Frame 1 (no input): blank canvas, image omitted
Frame 60 (no input): blank canvas, image omitted
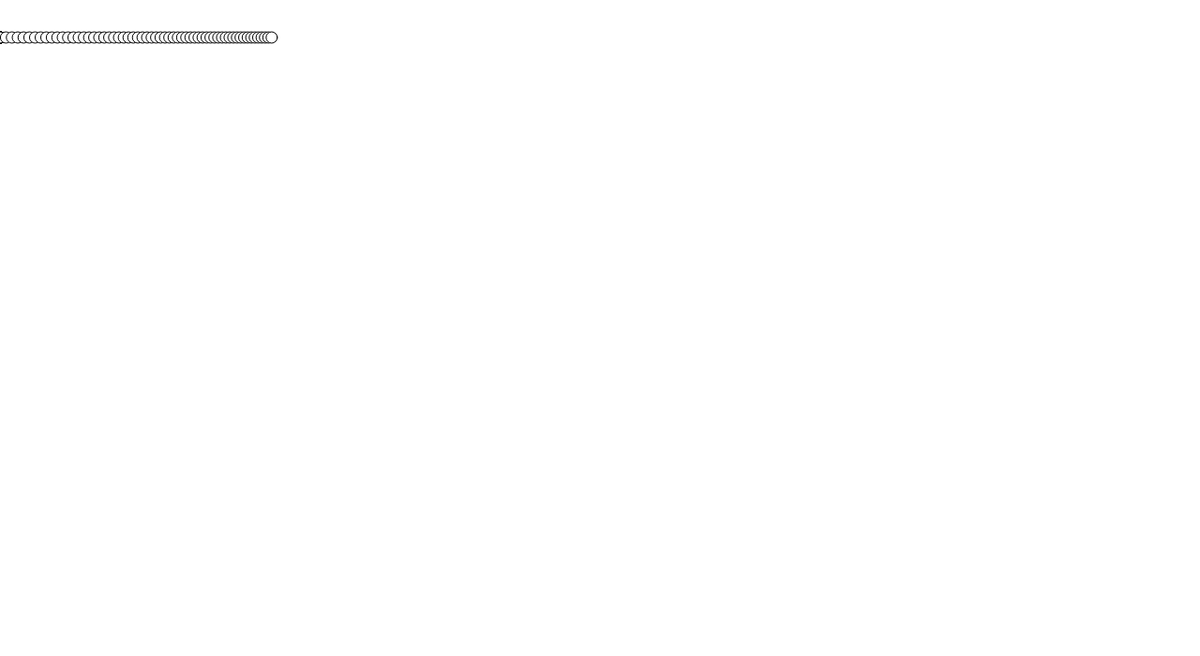
Frame 120 (the mouse pressed at the canvas centre since frame 60)

The p5.js sketch whose frames 1 and 60 were blank and that drew this single picture after the mouse press (run headless with seeded random() and noise() and a simulated clock; from frame 60 on, the mouse is pressed at the canvas centre):

// p5.js sketch
// ── sketch.js

var easing = 0.01;
var x = 0;
function setup() {
  // put setup code here
  createCanvas(1280,700);
}

function draw() {
  var targetX = mouseX;
  x += (targetX - x) * easing;
  ellipse(x, 40, 12, 12);
  print(targetX + ":" + x);

  // put drawing code here
}
